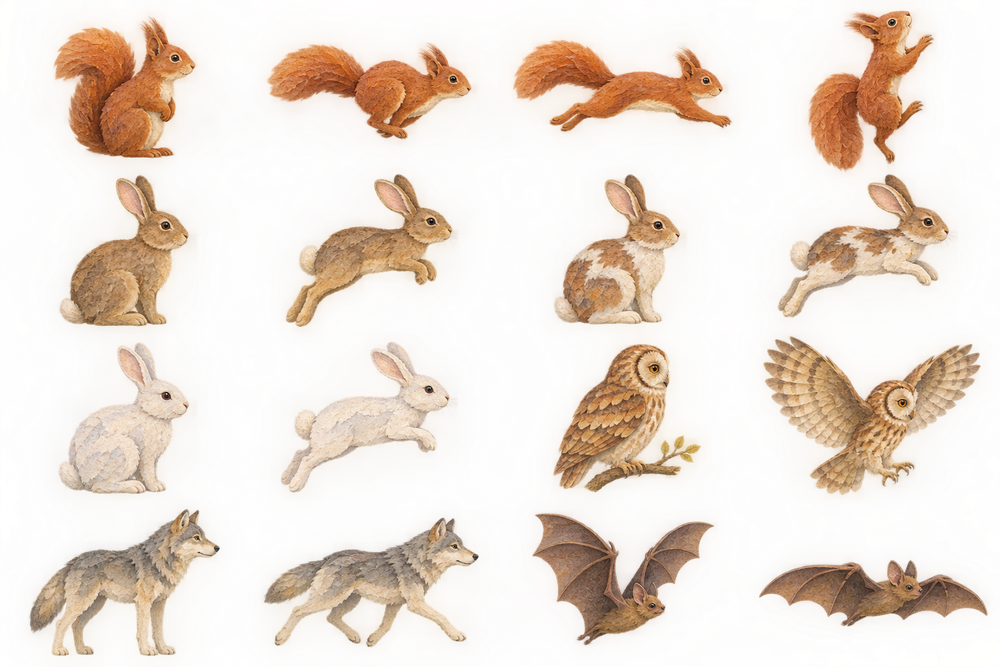
#> input picture assets/art/wildlife.png, 1000 x 667 px, shrunk from 1536 x 1024 before the run
$ python build_wildlife_regions.py
#> lines starting #> are read from the running program, lines starting #| are printed output that depends on the picture; after the words box and inside, x2 and y2 are one past the last pixel; in counts of white or black regions, pixels touching at a corner belong together
#!/usr/bin/env python3
"""Bake silhouette bounds only; retain the generated paper atlas unchanged."""
from pathlib import Path
import numpy as np
from PIL import Image
from scipy.ndimage import label,find_objects
root=Path(__file__).resolve().parents[1]
im=Image.open(root/'assets/art/wildlife.png');alpha=np.array(im)[:,:,3];rects=[]
#> further down, im is the input picture: PIL image 1000x667 RGBA; mean R, G, B, A 196.2, 172.8, 151.4, 77.1
#> after `alpha = np.array(im)[:, :, 3]`:
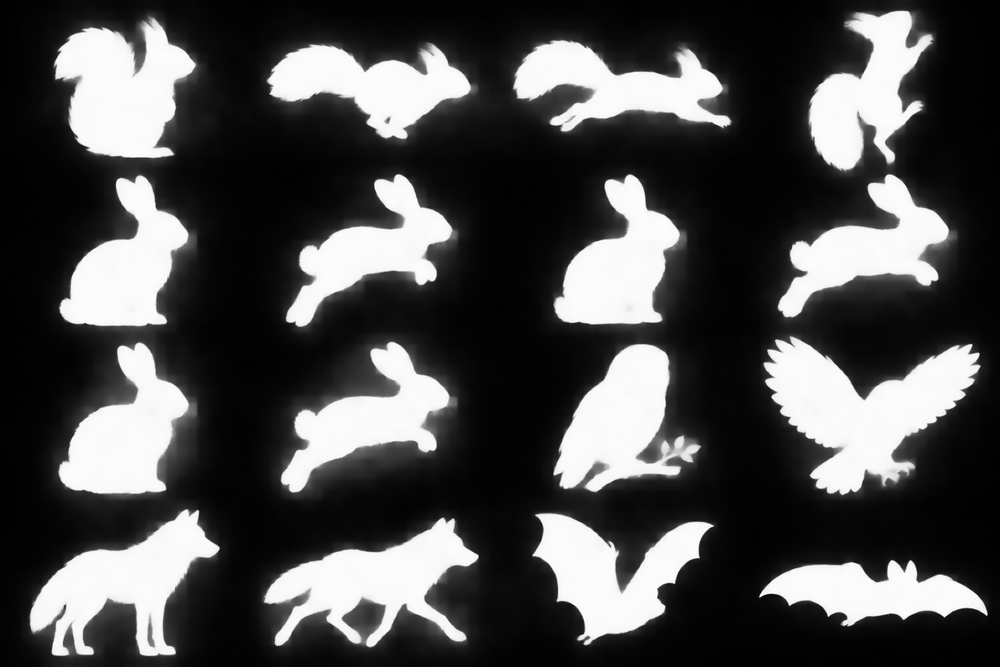
#> alpha: shape (667, 1000); min 0, max 255, mean 77.1
for row in range(4):
    for col in range(4):
        x=col*im.width//4;y=row*im.height//4
        right=(col+1)*im.width//4;bottom=(row+1)*im.height//4
        parts,_=label(alpha[y:bottom,x:right]>180)
        sizes=np.bincount(parts.ravel());sizes[0]=0
        part=find_objects(parts)[sizes.argmax()-1]
        left=max(x,x+part[1].start-2);top=max(y,y+part[0].start-2)
        endx=min(right,x+part[1].stop+2);endy=min(bottom,y+part[0].stop+2)
        rects.append((left,top,endx-left,endy-top))
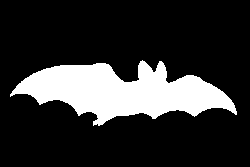
#> parts: shape (167, 250) int32; values 0 (black) and 1 (white), 19.1% white; 1 white region, box (x1, y1, x2, y2) and area: (10, 60, 237, 126) 7990
#> after the loop, rects = 16 items, first 6: (53, 17, 144, 143), (266, 43, 207, 98), (512, 39, 220, 94), (807, 9, 127, 157), (58, 174, 132, 154), (284, 173, 170, 155)
(root/'scripts/wildlife_regions.gd').write_text('extends RefCounted\n## Generated by tools/build_wildlife_regions.py; source image pixels are unchanged.\nconst RECTS := [\n'+''.join('\tRect2(%d,%d,%d,%d),\n'%r for r in rects)+']\n')
